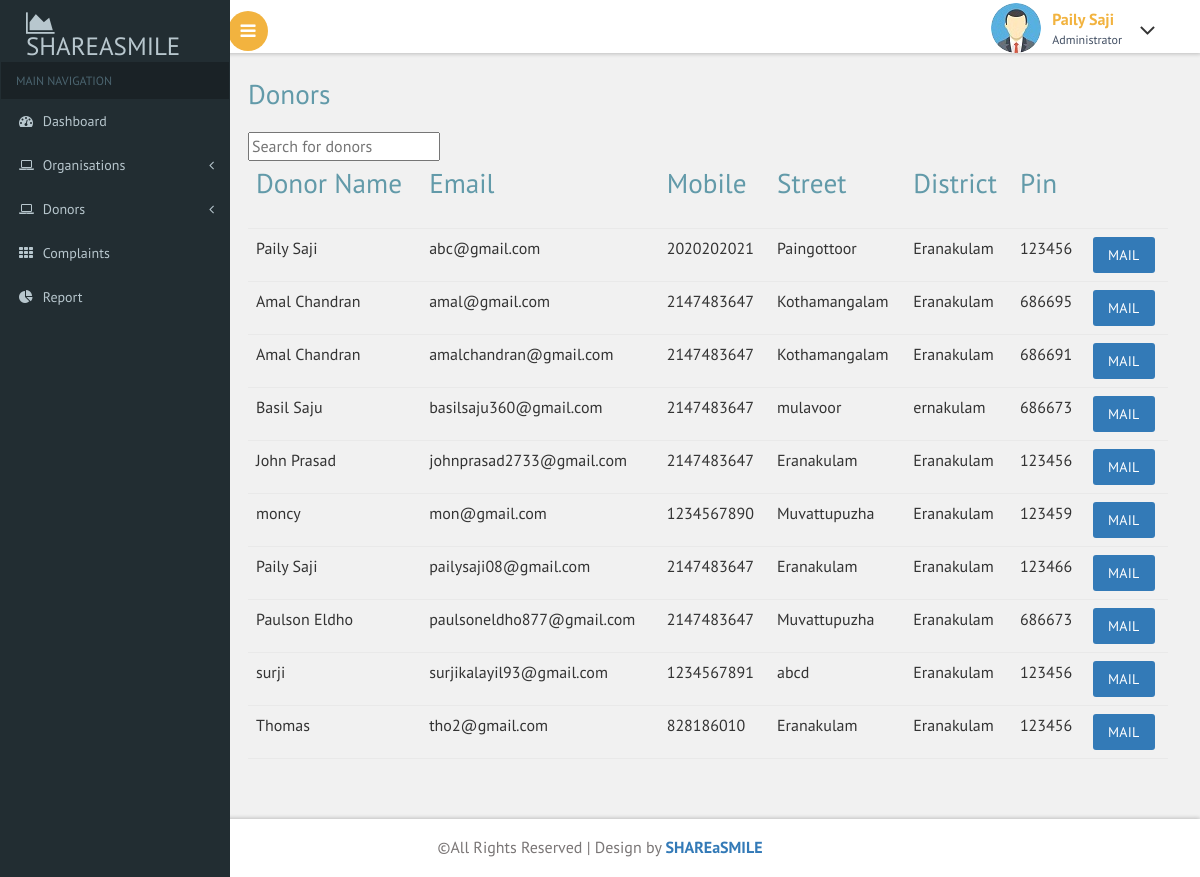
/admin/donors.php, run on an earlier commit of the app's database.
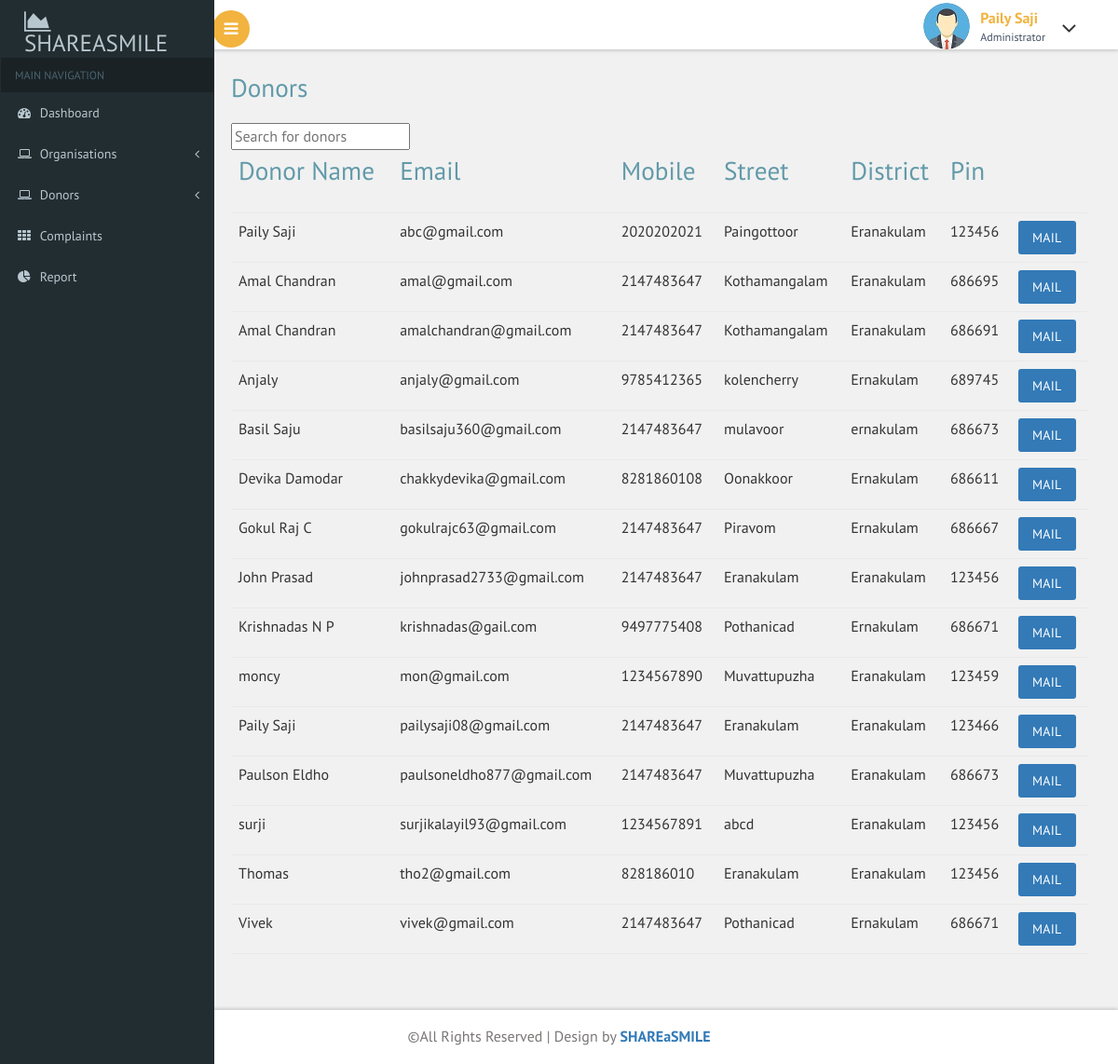
And on a later commit of the database.
### tables this page shows
CREATE TABLE `registration_donor` (
  `user_id` int(11) NOT NULL,
  `full_name` varchar(100) NOT NULL,
  `email` varchar(200) NOT NULL,
  `mob` bigint(11) NOT NULL,
  `street` varchar(200) NOT NULL,
  `district` varchar(200) NOT NULL,
  `pincode` int(11) NOT NULL,
  `password` varchar(200) NOT NULL
);

### admin/donors.php (the view, shortened to what this page needs)
<?php
include("header.php");
?>
<div id="page-wrapper">
    <div class="main-page">
        <h2 class="title1">Donors</h2>
        <input type="text" id="searchInput" placeholder="Search for donors">
        <table class="table table-hover">
            <thead>
                <th>
                    <h2 class="title1">Donor Name</h2>
                </th>
                <th>
                    <h2 class="title1">Email</h2>
                </th>
                <th>
                    <h2 class="title1">Mobile</h2>
                </th>
                <th>
                    <h2 class="title1">Street</h2>
                </th>
                <th>
                    <h2 class="title1">District</h2>
                </th>
                <th>
                    <h2 class="title1">Pin</h2>
                </th>
                <th></th>
            </thead>
            <tbody>
                <?php
                require("connect.php");
                $sql = "SELECT * FROM registration_donor";
                $res = mysqli_query($conn, $sql);
                if (mysqli_num_rows($res) > 0) {
                    while ($row = mysqli_fetch_assoc($res)) {
                ?>
                        <tr class="donor-row">
                            <td><?php echo $row['full_name'] ?></td>
                            <td><?php echo $row['email'] ?></td>
                            <td><?php echo $row['mob'] ?></td>
                            <td><?php echo $row['street'] ?></td>
                            <td><?php echo $row['district'] ?></td>
                            <td><?php echo $row['pincode'] ?></td>
                            <td><a class="btn btn-primary" href="composeemail.php?email=<?php echo $row['email']?>">Mail</a></td>
                        </tr>
                <?php
                    }
                }
                ?>
            </tbody>
        </table>
    </div>
</div>
<?php
include("footer.php");
?>

### admin/header.php (shortened to what this page needs)
<!DOCTYPE HTML>
<html>
<head>
<link href="css/bootstrap.css" rel='stylesheet' type='text/css' />
<link href="css/style.css" rel='stylesheet' type='text/css' />
<link href="css/font-awesome.css" rel="stylesheet">
<link href='css/SidebarNav.min.css' media='all' rel='stylesheet' type='text/css'/>
<link href="css/custom.css" rel="stylesheet">
					<link href="css/owl.carousel.css" rel="stylesheet">
</head>
<body class="cbp-spmenu-push">
	<div class="main-content">
	<div class="cbp-spmenu cbp-spmenu-vertical cbp-spmenu-left" id="cbp-spmenu-s1">
		<aside class="sidebar-left">
      <nav class="navbar navbar-inverse">
          <div class="navbar-header">
            <h1><a class="navbar-brand" href="index.php"><span class="fa fa-area-chart"></span> SHAREaSMILE<span class="dashboard_text"></span></a></h1>
          </div>
          <div class="collapse navbar-collapse" id="bs-example-navbar-collapse-1">
            <ul class="sidebar-menu">
              <li class="header">MAIN NAVIGATION</li>
              <li class="treeview">
                <a href="report.php">
                <i class="fa fa-dashboard"></i> <span>Dashboard</span>
                </a>
              </li>
			  <li class="treeview">
                <a href="#">
                <i class="fa fa-laptop"></i>
                <span>Organisations</span>
                <i class="fa fa-angle-left pull-right"></i>
                </a>
              </li>
              <li class="treeview">
                <a href="#">
                <i class="fa fa-laptop"></i>
                <span>Donors</span>
                <i class="fa fa-angle-left pull-right"></i>
                </a>
              </li>
			  <li>
                <a href="complaints.php">
                <i class="fa fa-th"></i> <span>Complaints</span>
                </a>
              </li>
              <li class="treeview">
                <a href="report.php">
                <i class="fa fa-pie-chart"></i>
                <span>Report</span>
                </a>
              </li>
            </ul>
          </div>
      </nav>
    </aside>
	</div>
		<div class="sticky-header header-section ">
			<div class="header-left">
				<button id="showLeftPush"><i class="fa fa-bars"></i></button>
				<div class="clearfix"> </div>
			</div>
			<div class="header-right">
				<div class="profile_details">
					<ul>
						<li class="dropdown profile_details_drop">
							<a href="#" class="dropdown-toggle" data-toggle="dropdown" aria-expanded="false">
								<div class="profile_img">
									<span class="prfil-img"><img src="images/OIP.jpeg" alt=""> </span>
									<div class="user-name">
										<p>Paily Saji</p>
										<span>Administrator</span>
									</div>
									<i class="fa fa-angle-down lnr"></i>
									<div class="clearfix"></div>
								</div>
							</a>
						</li>
					</ul>
				</div>
				<div class="clearfix"> </div>
			</div>
			<div class="clearfix"> </div>
		</div>

### admin/footer.php (shortened to what this page needs)
<div class="footer">
		   <p>&copy;All Rights Reserved | Design by <a href="">SHAREaSMILE</a></p>		</div>
	</div>
</body>
</html>

### admin/css/custom.css (style rules this page uses)
#page-wrapper { padding:5em 2em 2.5em; background-color: #F1F1F1; }

What changed in the data, as far as the page shows it:
added registration_donor: full_name "Anjaly", email "anjaly@gmail.com", mob "9785412365", street "kolencherry", district "Ernakulam", pincode "689745"
added registration_donor: full_name "Devika Damodar", email "chakkydevika@gmail.com", mob "8281860108", street "Oonakkoor", district "Ernakulam", pincode "686611"
added registration_donor: full_name "Gokul Raj C", email "gokulrajc63@gmail.com", mob "2147483647", street "Piravom", district "Ernakulam", pincode "686667"
added registration_donor: full_name "Krishnadas N P", email "krishnadas@gail.com", mob "9497775408", street "Pothanicad", district "Ernakulam", pincode "686671"
added registration_donor: full_name "Vivek", email "vivek@gmail.com", mob "2147483647", street "Pothanicad", district "Ernakulam", pincode "686671"
